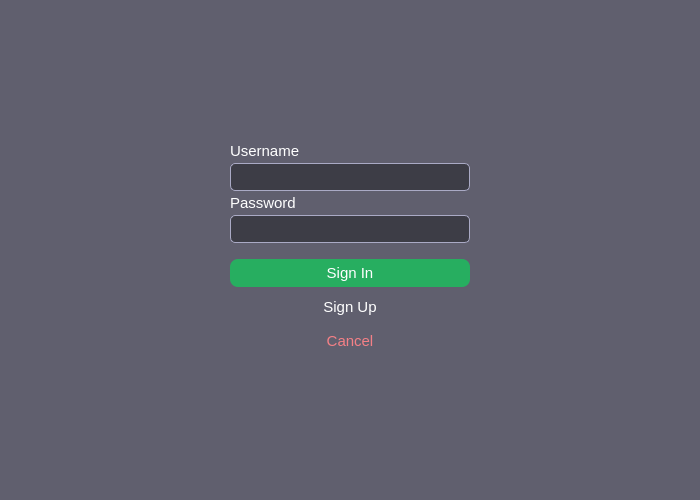
<?xml version="1.0" encoding="UTF-8"?>
<ui version="4.0">
 <class>SignInDialog</class>
 <widget class="QDialog" name="SignInDialog">
  <property name="geometry">
   <rect>
    <x>0</x>
    <y>0</y>
    <width>700</width>
    <height>500</height>
   </rect>
  </property>
  <property name="windowTitle">
   <string>Sign In</string>
  </property>
  <property name="styleSheet">
   <string notr="true">QDialog {
	background: #605f6e;
    box-shadow: 0px 0px 4px #7b59ff;
}

QLabel {
    font-size: 15px;
    color: #ffffff;
}

QLineEdit {
	padding-left: 3px;
	background-color: #3d3d46;
	color: #ffffff;
	border: 1px solid #aaaac5;
	border-radius: 5px;
	font-weight: normal;
	font-size: 15px;
}

QPushButton {
	background: #27AE60;
	border-radius: 8px;
	font-size: 15px;
	color: #FFFFFF;
}

QPushButton::hover {
	background: #46CE7F;
	border-radius: 8;
}</string>
  </property>
  <layout class="QGridLayout" name="gridLayout">
   <item row="8" column="0" alignment="Qt::AlignHCenter|Qt::AlignVCenter">
    <widget class="QPushButton" name="cancelButton">
     <property name="minimumSize">
      <size>
       <width>60</width>
       <height>28</height>
      </size>
     </property>
     <property name="maximumSize">
      <size>
       <width>60</width>
       <height>28</height>
      </size>
     </property>
     <property name="styleSheet">
      <string notr="true">QPushButton {
	border: none;
	background-color: transparent;
	color: #f48086;
}

QPushButton::hover {
	color: #f44336;
}</string>
     </property>
     <property name="text">
      <string>Cancel</string>
     </property>
    </widget>
   </item>
   <item row="2" column="0">
    <widget class="QLineEdit" name="userNameLineEdit">
     <property name="minimumSize">
      <size>
       <width>240</width>
       <height>28</height>
      </size>
     </property>
     <property name="maximumSize">
      <size>
       <width>240</width>
       <height>28</height>
      </size>
     </property>
     <property name="text">
      <string/>
     </property>
    </widget>
   </item>
   <item row="6" column="0">
    <widget class="QPushButton" name="signInButton">
     <property name="minimumSize">
      <size>
       <width>240</width>
       <height>28</height>
      </size>
     </property>
     <property name="maximumSize">
      <size>
       <width>240</width>
       <height>28</height>
      </size>
     </property>
     <property name="styleSheet">
      <string notr="true"/>
     </property>
     <property name="text">
      <string>Sign In</string>
     </property>
    </widget>
   </item>
   <item row="0" column="0">
    <spacer name="verticalSpacer">
     <property name="orientation">
      <enum>Qt::Vertical</enum>
     </property>
     <property name="sizeHint" stdset="0">
      <size>
       <width>20</width>
       <height>40</height>
      </size>
     </property>
    </spacer>
   </item>
   <item row="1" column="0">
    <widget class="QLabel" name="label">
     <property name="minimumSize">
      <size>
       <width>0</width>
       <height>12</height>
      </size>
     </property>
     <property name="maximumSize">
      <size>
       <width>16777215</width>
       <height>12</height>
      </size>
     </property>
     <property name="styleSheet">
      <string notr="true"/>
     </property>
     <property name="text">
      <string>Username</string>
     </property>
    </widget>
   </item>
   <item row="5" column="0">
    <spacer name="verticalSpacer_3">
     <property name="orientation">
      <enum>Qt::Vertical</enum>
     </property>
     <property name="sizeType">
      <enum>QSizePolicy::Fixed</enum>
     </property>
     <property name="sizeHint" stdset="0">
      <size>
       <width>20</width>
       <height>10</height>
      </size>
     </property>
    </spacer>
   </item>
   <item row="7" column="0" alignment="Qt::AlignHCenter|Qt::AlignVCenter">
    <widget class="QPushButton" name="signUpButton">
     <property name="minimumSize">
      <size>
       <width>60</width>
       <height>28</height>
      </size>
     </property>
     <property name="maximumSize">
      <size>
       <width>60</width>
       <height>28</height>
      </size>
     </property>
     <property name="styleSheet">
      <string notr="true">QPushButton {
	border: none;
	background-color: transparent;
	color: #ffffff;
}

QPushButton::hover {
	color: #46CE7F;
}</string>
     </property>
     <property name="text">
      <string>Sign Up</string>
     </property>
    </widget>
   </item>
   <item row="3" column="0">
    <widget class="QLabel" name="label_2">
     <property name="minimumSize">
      <size>
       <width>0</width>
       <height>12</height>
      </size>
     </property>
     <property name="maximumSize">
      <size>
       <width>16777215</width>
       <height>12</height>
      </size>
     </property>
     <property name="text">
      <string>Password</string>
     </property>
    </widget>
   </item>
   <item row="12" column="0">
    <spacer name="verticalSpacer_2">
     <property name="orientation">
      <enum>Qt::Vertical</enum>
     </property>
     <property name="sizeHint" stdset="0">
      <size>
       <width>20</width>
       <height>40</height>
      </size>
     </property>
    </spacer>
   </item>
   <item row="4" column="0">
    <widget class="QLineEdit" name="passwordLineEdit">
     <property name="minimumSize">
      <size>
       <width>240</width>
       <height>28</height>
      </size>
     </property>
     <property name="maximumSize">
      <size>
       <width>240</width>
       <height>28</height>
      </size>
     </property>
     <property name="echoMode">
      <enum>QLineEdit::Password</enum>
     </property>
    </widget>
   </item>
  </layout>
 </widget>
 <resources/>
 <connections/>
</ui>
